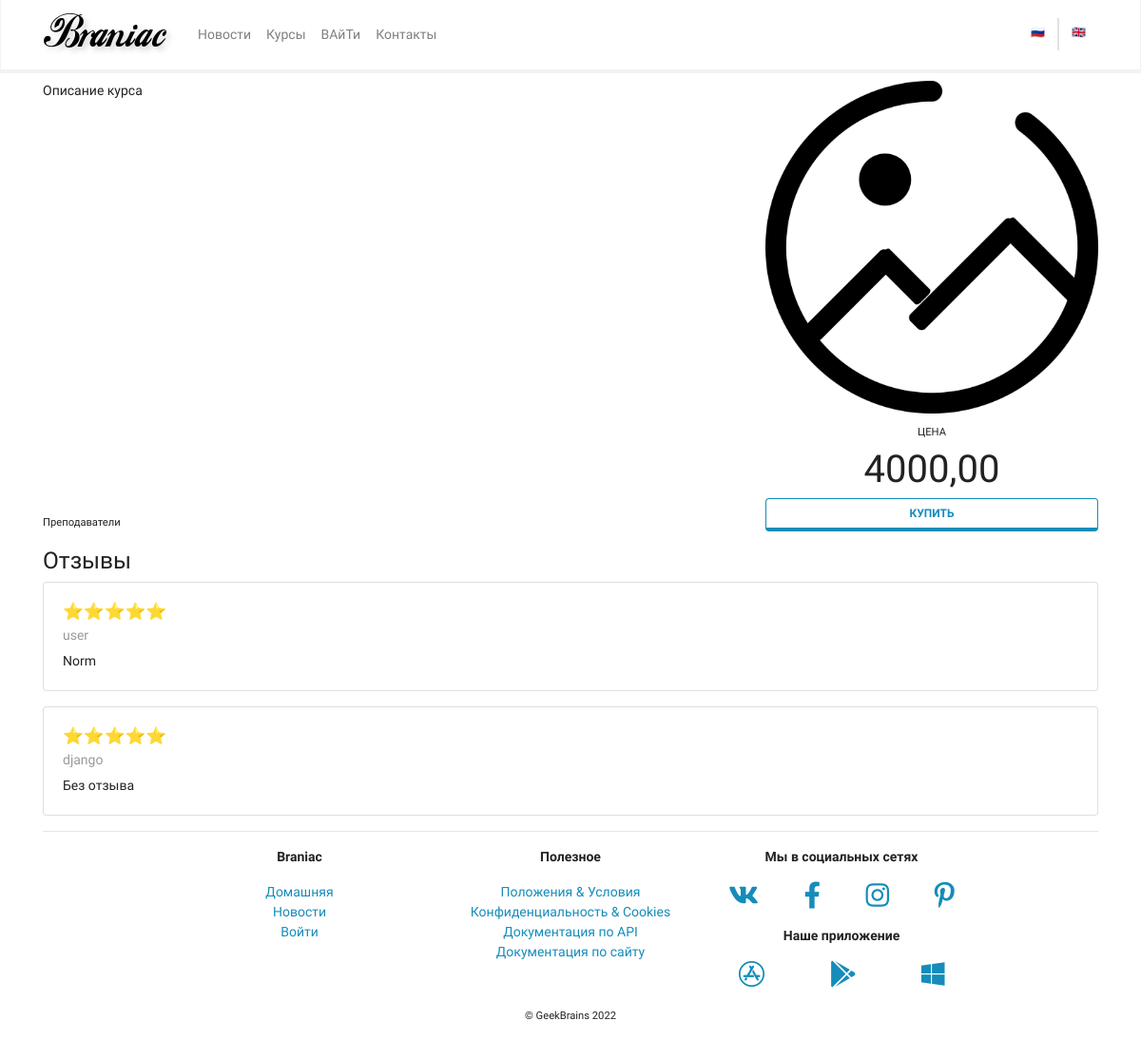
The page /courses/1/ on the database its author committed.
### mainapp/models.py (models this page shows, shortened)
class Course(models.Model):
    objects = CoursesManager()
    title = models.CharField(max_length=256, verbose_name='заголовок')
    description = models.TextField(verbose_name='описание')
    cover = models.CharField(max_length=25, default="no_image.png", verbose_name="Cover")
    cost = models.DecimalField(max_digits=8, decimal_places=2, verbose_name='Стоимость', default=0)
    created_at = models.DateField(auto_now_add=True, verbose_name='Создан')
    update_at = models.DateTimeField(auto_now=True, verbose_name='Обновлен')
    deleted = models.BooleanField(default=False, verbose_name='Удалено')
    class Meta:
        verbose_name = 'курс'
        verbose_name_plural = 'курсы'

class CourseFeedback(models.Model):
    RATING = ((5, "⭐⭐⭐⭐⭐"),
              (4, "⭐⭐⭐⭐"),
              (3, "⭐⭐⭐"),
              (2, "⭐⭐"),
              (1, "⭐")
    )
    course = models.ForeignKey(Course, on_delete=models.CASCADE, verbose_name='Курс')
    user = models.ForeignKey(settings.AUTH_USER_MODEL, on_delete=models.CASCADE, verbose_name='Пользователь')
    feedback = models.TextField(default='Без отзыва', verbose_name='Отзыв')
    rating = models.SmallIntegerField(choices=RATING, default=5, verbose_name='Рейтинг')
    created = models.DateTimeField(auto_now_add=True, verbose_name="Created")
    deleted = models.BooleanField(default=False)
    class Meta:
        verbose_name = ''
        verbose_name_plural = ''

### authapp/models.py (models this page shows)
class User(AbstractUser):
    email = models.EmailField(blank=True, verbose_name='Email', unique=True)
    age = models.PositiveSmallIntegerField(verbose_name='Возраст', **NULLABLE)
    avatar = models.ImageField(upload_to='users', **NULLABLE)
    class Meta:
        verbose_name = 'Пользователь'
        verbose_name_plural = 'Пользователи'

### mainapp/views.py (the view, shortened to what this page needs)
# urls.py: path("courses/<int:pk>/",views.CoursesDetailView.as_view(),name="courses_detail"),
class CoursesDetailView(TemplateView):
    template_name = "mainapp/courses_detail.html"
    def get_context_data(self, pk=None, **kwargs):
        context = super(CoursesDetailView, self).get_context_data(**kwargs)
        context["course_object"] = get_object_or_404(mainapp_models.Course, pk=pk)
        context["lessons"] = mainapp_models.Lesson.objects.filter(course=context["course_object"])
        context["teachers"] = mainapp_models.CourseTeacher.objects.filter(courses=context["course_object"])
        cached_feedback = cache.get(f"feedback_list_{pk}")
        if not cached_feedback:
            context["feedback_list"] = (mainapp_models.CourseFeedback.objects.filter(course=context["course_object"]).order_by("-created", "-rating")[:5].select_related())
            cache.set(f"feedback_list_{pk}", context["feedback_list"], timeout=300)
        else:
            context["feedback_list"] = cached_feedback
        return context

### mainapp/context_processor.py (called while the page is built)
def my_context_processor(request):
    return {
        'foo': 'bar'
    }

### mainapp/models.py (called while the page is built)
    def get_queryset(self):
        return super().get_queryset().filter(deleted=False)

### mainapp/templates/mainapp/courses_detail.html (shortened to what this page needs)
{% extends 'mainapp/base.html' %}
{% load static markdownify %}
{% load crispy_forms_tags %}
{% load static  %}
{% block content %}
<div class="row justify-content-center">
    <div class="col-sm-12 col-md-6 col-lg-8 order-2 order-md-1">
        <div class="row h-100">
            <div class="col-12">
                {% if course_object.description_as_markdown %}
                {{ course_object.description|markdownify }}
                {% else %}
                {{ course_object.description }}
                {% endif %}
            </div>
            <div class="col-12 align-self-end">
                <p>
                    <small>Преподаватели</small><br>
                </p>
            </div>
        </div>
    </div>
    <div class="col-sm-12 col-md-6 col-lg-4 order-1 order-md-2">
        <div class="row h-100">
            <div class="col-12 align-self-start">
                <img class="w-100" src="{% static course_object.cover %}">
            </div>
            <div class="col-12 align-self-end d-none d-md-block">
                <p class="text-center mt-2">
                    <small class="text-uppercase">цена</small><br>
                    <span style="font-size: 30pt;">
                    {{ course_object.cost}}
                    </span><br>
                    <a href="#" class="btn btn-outline-primary btn-block"
                       role="button">Купить</a>
                </p>
            </div>
        </div>
    </div>
</div>
    {% load static markdownify crispy_forms_tags cache %}
<h3>Отзывы</h3>
<div id="feedback_list">
    {% if feedback_list %}
    {% for item in feedback_list %}
    {% include 'mainapp/includes/feedback_card.html' %}
    {% endfor %}
    {% else %}
    <p>
        No feedback yet. Be first!
    </p>
    {% endif %}
</div>
{% endblock content %}

### mainapp/templates/mainapp/includes/feedback_card.html
<div class="card mb-3">
    <div class="card-body">
        <h5 class="card-title">{{ item.get_rating_display }}</h5>
        <h6 class="card-subtitle mb-2 text-muted">{{ item.user }}</h6>
        <p class="card-text">
            {{ item.feedback }}
        </p>
    </div>
</div>

### rows shown on the page
Course: description "Описание курса", cover (placeholder picture), cost "4000,00"
CourseFeedback: rating "⭐⭐⭐⭐⭐", user "user", feedback "Norm"
CourseFeedback: rating "⭐⭐⭐⭐⭐", user "django", feedback "Без отзыва"
